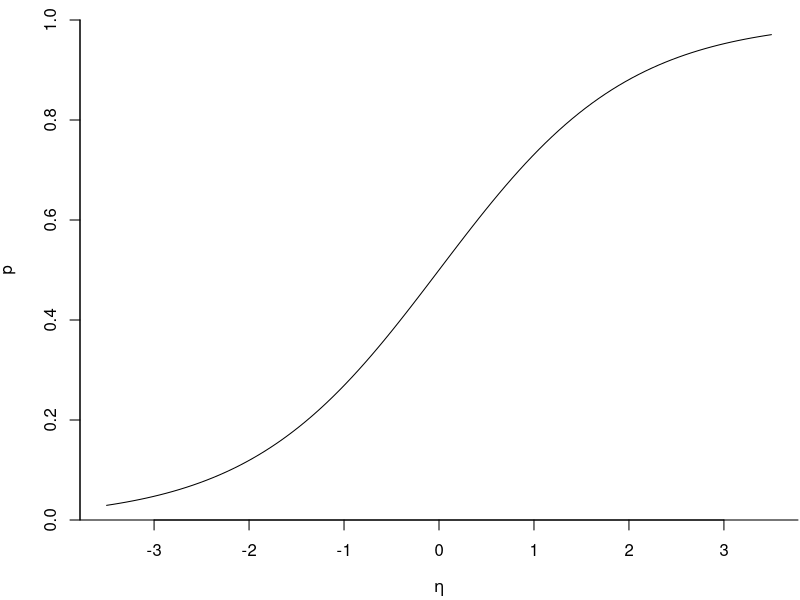

This figure's R source: (Note: this script raises an error after producing the figure.)
## ---- chunk 1
logit <- function(x){log(x/(1-x))}
expit <- function(x){1/(1+exp(-x))}
par(mar = c(4,4,1,0.1), bty = "l")
curve(expit, 
    ylim = c(0,1),
    yaxs="i",
    from = -3.5, 
    to = 3.5, 
    xlab = expression(eta), 
    ylab = expression(p))

## ---- chunk 2
knitr::include_graphics("figures/03-logistic-e1.png")
## ---- chunk 3
knitr::include_graphics("figures/03-logistic-e2.png")
## ---- chunk 4
knitr::include_graphics("figures/03-logistic-e3.png")
## ---- chunk 5
knitr::include_graphics("figures/03-logistic-e4.png")
## ---- chunk 6
par(mar = c(4,4,1,0.1), bty = "l")
curve(expit(-3.05+0.0749*x), 
    ylim = c(0,1),
    yaxs="i",
    from = 18, 
    to = 59, 
    xlab = "âge (en années)", 
    ylab = "p")

## ---- chunk 7
knitr::include_graphics("figures/03-logistic-e9.png")
## ---- chunk 8
knitr::include_graphics("figures/03-logistic-e5.png")
## ---- chunk 9
knitr::include_graphics("figures/03-logistic-e6.png")
## ---- chunk 10
knitr::include_graphics("figures/03-logistic-e7.png")
## ---- chunk 11
knitr::include_graphics("figures/03-logistic-e8.png")
